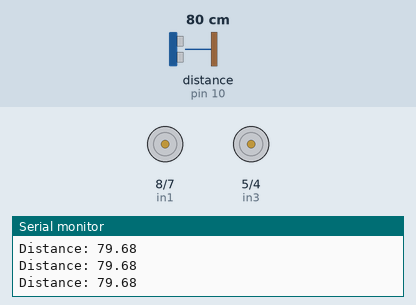
Simulated run of this sketch. Board: Arduino Uno, built with avr-gcc and run on an emulated ATmega328P. Shown: motor-driver pin pairs drawn as motors (green arrow = first pin HIGH = forward, orange = second pin HIGH = backward, longer = more drive, scaled by the enable pin), the last lines printed to the serial monitor. Wiring (inferred from the names in the program): ultrasonic range finder: trigger pin 11; echo pin 10. The inputs (shaded band) are chosen by the test bench; at power-on: distance to the obstacle (sensor on pin 10) 80 cm. The echo pulse lasts 58.3 µs per cm.

Above: at 1.2 s.
1.3 s: distance to the obstacle (sensor on pin 10) set to 2 cm
At 2.2 s:
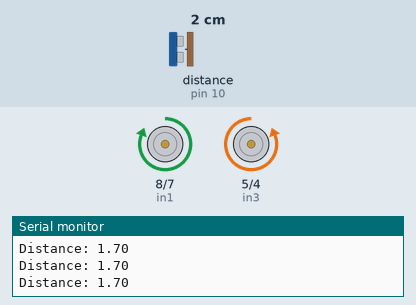
2.9 s: distance to the obstacle (sensor on pin 10) set to 35 cm
At 4.2 s:
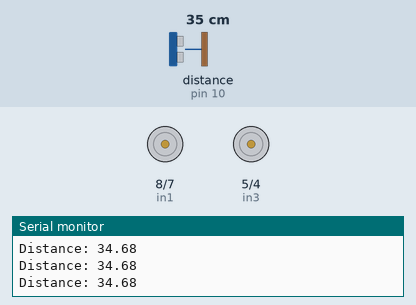
4.5 s: distance to the obstacle (sensor on pin 10) set to 4 cm
At 5.7 s:
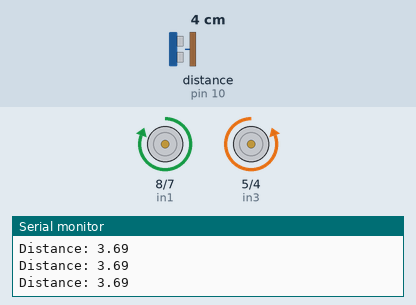
Timing chart, 0 to 7.5 s (numbered marks = the images above; inputs shaded):
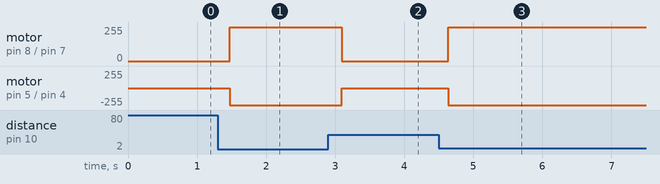

Measured:
- after the input at 1.3 s, motor on pin 8 (in1) / pin 7 (in2): stopped → forward 255/255 after 0.18 s; motor on pin 5 (in3) / pin 4 (in4): stopped → backward 255/255 after 0.18 s
- after the input at 2.9 s, motor on pin 8 (in1) / pin 7 (in2): forward 255/255 → stopped after 0.19 s; motor on pin 5 (in3) / pin 4 (in4): backward 255/255 → stopped after 0.19 s
- after the input at 4.5 s, motor on pin 8 (in1) / pin 7 (in2): stopped → forward 255/255 after 0.14 s; motor on pin 5 (in3) / pin 4 (in4): stopped → backward 255/255 after 0.14 s

The sketch:

amoroso_objetos.ino
```cpp
// Motor A connections
int enA = 9;
int in1 = 8;
int in2 = 7;

// Motor B connections
int enB = 3;
int in3 = 5;
int in4 = 4;

const int trigPin = 11;
const int echoPin = 10;

float duration, distance;

void setup() {
	// Set all the motor control pins to outputs
	pinMode(enA, OUTPUT);
	pinMode(enB, OUTPUT);
	pinMode(in1, OUTPUT);
	pinMode(in2, OUTPUT);
	pinMode(in3, OUTPUT);
	pinMode(in4, OUTPUT);

  // Set radar pins
  	pinMode(trigPin, OUTPUT);
	pinMode(echoPin, INPUT);

  Serial.begin(9600);

  digitalWrite(trigPin, LOW);


	// Turn off motors - Initial state
	digitalWrite(in1, LOW);
	digitalWrite(in2, LOW);
	digitalWrite(in3, LOW);
	digitalWrite(in4, LOW);
}

void loop() {
  digitalWrite(trigPin, HIGH);
	delayMicroseconds(10);
	digitalWrite(trigPin, LOW);

  duration = pulseIn(echoPin, HIGH);
  distance = (duration*.0343)/2;
  Serial.print("Distance: ");
	Serial.println(distance);

  checkDistance(distance);
}


void checkDistance(float dist) {
  delay(100);

  analogWrite(enA, 255);
	analogWrite(enB, 255);

  if (dist <= 20) {
    // Turn on motor A & B
    digitalWrite(in1, HIGH);
    digitalWrite(in2, LOW);

    digitalWrite(in3, LOW);
    digitalWrite(in4, HIGH);

  } else {
    // Turn off motors
	  digitalWrite(in1, LOW);
	  digitalWrite(in2, LOW);
	  digitalWrite(in3, LOW);
	  digitalWrite(in4, LOW);
  }
}
```
